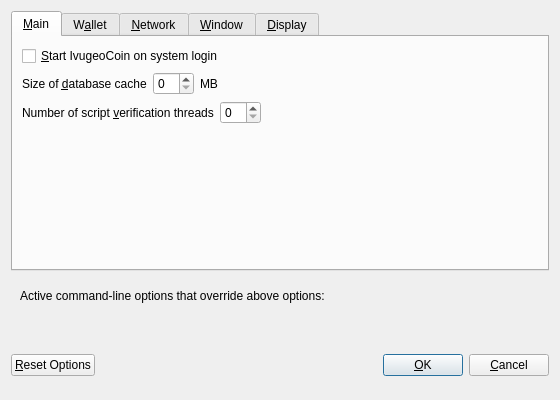
<?xml version="1.0" encoding="UTF-8"?>
<ui version="4.0">
 <class>OptionsDialog</class>
 <widget class="QDialog" name="OptionsDialog">
  <property name="geometry">
   <rect>
    <x>0</x>
    <y>0</y>
    <width>560</width>
    <height>400</height>
   </rect>
  </property>
  <property name="windowTitle">
   <string>Options</string>
  </property>
  <property name="modal">
   <bool>true</bool>
  </property>
  <layout class="QVBoxLayout" name="verticalLayout">
   <item>
    <widget class="QTabWidget" name="tabWidget">
     <property name="currentIndex">
      <number>0</number>
     </property>
     <widget class="QWidget" name="tabMain">
      <attribute name="title">
       <string>&amp;Main</string>
      </attribute>
      <layout class="QVBoxLayout" name="verticalLayout_Main">
       <item>
        <widget class="QCheckBox" name="bitcoinAtStartup">
         <property name="toolTip">
          <string>Automatically start IvugeoCoin after logging in to the system.</string>
         </property>
         <property name="text">
          <string>&amp;Start IvugeoCoin on system login</string>
         </property>
        </widget>
       </item>
       <item>
        <layout class="QHBoxLayout" name="horizontalLayout_2_Main">
         <item>
          <widget class="QLabel" name="databaseCacheLabel">
           <property name="text">
            <string>Size of &amp;database cache</string>
           </property>
           <property name="textFormat">
            <enum>Qt::PlainText</enum>
           </property>
           <property name="buddy">
            <cstring>databaseCache</cstring>
           </property>
          </widget>
         </item>
         <item>
          <widget class="QSpinBox" name="databaseCache"/>
         </item>
         <item>
          <widget class="QLabel" name="databaseCacheUnitLabel">
           <property name="text">
            <string>MB</string>
           </property>
           <property name="textFormat">
            <enum>Qt::PlainText</enum>
           </property>
          </widget>
         </item>
         <item>
          <spacer name="horizontalSpacer_2_Main">
           <property name="orientation">
            <enum>Qt::Horizontal</enum>
           </property>
           <property name="sizeHint" stdset="0">
            <size>
             <width>40</width>
             <height>20</height>
            </size>
           </property>
          </spacer>
         </item>
        </layout>
       </item>
       <item>
        <layout class="QHBoxLayout" name="horizontalLayout_3_Main">
         <item>
          <widget class="QLabel" name="threadsScriptVerifLabel">
           <property name="text">
            <string>Number of script &amp;verification threads</string>
           </property>
           <property name="textFormat">
            <enum>Qt::PlainText</enum>
           </property>
           <property name="buddy">
            <cstring>threadsScriptVerif</cstring>
           </property>
          </widget>
         </item>
         <item>
          <widget class="QSpinBox" name="threadsScriptVerif">
           <property name="toolTip">
            <string>(0 = auto, &lt;0 = leave that many cores free)</string>
           </property>
          </widget>
         </item>
         <item>
          <spacer name="horizontalSpacer_3_Main">
           <property name="orientation">
            <enum>Qt::Horizontal</enum>
           </property>
           <property name="sizeHint" stdset="0">
            <size>
             <width>40</width>
             <height>20</height>
            </size>
           </property>
          </spacer>
         </item>
        </layout>
       </item>
       <item>
        <spacer name="verticalSpacer_Main">
         <property name="orientation">
          <enum>Qt::Vertical</enum>
         </property>
         <property name="sizeHint" stdset="0">
          <size>
           <width>20</width>
           <height>40</height>
          </size>
         </property>
        </spacer>
       </item>
      </layout>
     </widget>
     <widget class="QWidget" name="tabWallet">
      <attribute name="title">
       <string>W&amp;allet</string>
      </attribute>
      <layout class="QVBoxLayout" name="verticalLayout_Wallet">
       <item>
        <widget class="QGroupBox" name="groupBox">
         <property name="title">
          <string>Expert</string>
         </property>
         <layout class="QVBoxLayout" name="verticalLayout_2">
          <item>
           <widget class="QCheckBox" name="coinControlFeatures">
            <property name="toolTip">
             <string>Whether to show coin control features or not.</string>
            </property>
            <property name="text">
             <string>Enable coin &amp;control features</string>
            </property>
           </widget>
          </item>
          <item>
           <widget class="QCheckBox" name="spendZeroConfChange">
            <property name="toolTip">
             <string>If you disable the spending of unconfirmed change, the change from a transaction cannot be used until that transaction has at least one confirmation. This also affects how your balance is computed.</string>
            </property>
            <property name="text">
             <string>&amp;Spend unconfirmed change</string>
            </property>
           </widget>
          </item>
         </layout>
        </widget>
       </item>
       <item>
        <spacer name="verticalSpacer_Wallet">
         <property name="orientation">
          <enum>Qt::Vertical</enum>
         </property>
         <property name="sizeHint" stdset="0">
          <size>
           <width>20</width>
           <height>40</height>
          </size>
         </property>
        </spacer>
       </item>
      </layout>
     </widget>
     <widget class="QWidget" name="tabNetwork">
      <attribute name="title">
       <string>&amp;Network</string>
      </attribute>
      <layout class="QVBoxLayout" name="verticalLayout_Network">
       <item>
        <widget class="QCheckBox" name="mapPortUpnp">
         <property name="toolTip">
          <string>Automatically open the IvugeoCoin client port on the router. This only works when your router supports UPnP and it is enabled.</string>
         </property>
         <property name="text">
          <string>Map port using &amp;UPnP</string>
         </property>
        </widget>
       </item>
       <item>
        <widget class="QCheckBox" name="allowIncoming">
         <property name="toolTip">
          <string>Accept connections from outside</string>
         </property>
         <property name="text">
          <string>Allow incoming connections</string>
         </property>
        </widget>
       </item>
       <item>
        <widget class="QCheckBox" name="connectSocks">
         <property name="toolTip">
          <string>Connect to the IvugeoCoin network through a SOCKS5 proxy.</string>
         </property>
         <property name="text">
          <string>&amp;Connect through SOCKS5 proxy (default proxy):</string>
         </property>
        </widget>
       </item>
       <item>
        <layout class="QHBoxLayout" name="horizontalLayout_1_Network">
         <item>
          <widget class="QLabel" name="proxyIpLabel">
           <property name="text">
            <string>Proxy &amp;IP:</string>
           </property>
           <property name="textFormat">
            <enum>Qt::PlainText</enum>
           </property>
           <property name="buddy">
            <cstring>proxyIp</cstring>
           </property>
          </widget>
         </item>
         <item>
          <widget class="QValidatedLineEdit" name="proxyIp">
           <property name="minimumSize">
            <size>
             <width>140</width>
             <height>0</height>
            </size>
           </property>
           <property name="maximumSize">
            <size>
             <width>140</width>
             <height>16777215</height>
            </size>
           </property>
           <property name="toolTip">
            <string>IP address of the proxy (e.g. IPv4: 127.0.0.1 / IPv6: ::1)</string>
           </property>
          </widget>
         </item>
         <item>
          <widget class="QLabel" name="proxyPortLabel">
           <property name="text">
            <string>&amp;Port:</string>
           </property>
           <property name="textFormat">
            <enum>Qt::PlainText</enum>
           </property>
           <property name="buddy">
            <cstring>proxyPort</cstring>
           </property>
          </widget>
         </item>
         <item>
          <widget class="QLineEdit" name="proxyPort">
           <property name="minimumSize">
            <size>
             <width>55</width>
             <height>0</height>
            </size>
           </property>
           <property name="maximumSize">
            <size>
             <width>55</width>
             <height>16777215</height>
            </size>
           </property>
           <property name="toolTip">
            <string>Port of the proxy (e.g. 9050)</string>
           </property>
          </widget>
         </item>
         <item>
          <spacer name="horizontalSpacer_1_Network">
           <property name="orientation">
            <enum>Qt::Horizontal</enum>
           </property>
           <property name="sizeHint" stdset="0">
            <size>
             <width>40</width>
             <height>20</height>
            </size>
           </property>
          </spacer>
         </item>
        </layout>
       </item>
       <item>
        <spacer name="verticalSpacer_Network">
         <property name="orientation">
          <enum>Qt::Vertical</enum>
         </property>
         <property name="sizeHint" stdset="0">
          <size>
           <width>20</width>
           <height>40</height>
          </size>
         </property>
        </spacer>
       </item>
      </layout>
     </widget>
     <widget class="QWidget" name="tabWindow">
      <attribute name="title">
       <string>&amp;Window</string>
      </attribute>
      <layout class="QVBoxLayout" name="verticalLayout_Window">
       <item>
        <widget class="QCheckBox" name="minimizeToTray">
         <property name="toolTip">
          <string>Show only a tray icon after minimizing the window.</string>
         </property>
         <property name="text">
          <string>&amp;Minimize to the tray instead of the taskbar</string>
         </property>
        </widget>
       </item>
       <item>
        <widget class="QCheckBox" name="minimizeOnClose">
         <property name="toolTip">
          <string>Minimize instead of exit the application when the window is closed. When this option is enabled, the application will be closed only after selecting Quit in the menu.</string>
         </property>
         <property name="text">
          <string>M&amp;inimize on close</string>
         </property>
        </widget>
       </item>
       <item>
        <spacer name="verticalSpacer_Window">
         <property name="orientation">
          <enum>Qt::Vertical</enum>
         </property>
         <property name="sizeHint" stdset="0">
          <size>
           <width>20</width>
           <height>40</height>
          </size>
         </property>
        </spacer>
       </item>
      </layout>
     </widget>
     <widget class="QWidget" name="tabDisplay">
      <attribute name="title">
       <string>&amp;Display</string>
      </attribute>
      <layout class="QVBoxLayout" name="verticalLayout_Display">
       <item>
        <layout class="QHBoxLayout" name="horizontalLayout_1_Display">
         <item>
          <widget class="QLabel" name="langLabel">
           <property name="text">
            <string>User Interface &amp;language:</string>
           </property>
           <property name="textFormat">
            <enum>Qt::PlainText</enum>
           </property>
           <property name="buddy">
            <cstring>lang</cstring>
           </property>
          </widget>
         </item>
         <item>
          <widget class="QValueComboBox" name="lang">
           <property name="toolTip">
            <string>The user interface language can be set here. This setting will take effect after restarting IvugeoCoin.</string>
           </property>
          </widget>
         </item>
        </layout>
       </item>
       <item>
        <layout class="QHBoxLayout" name="horizontalLayout_2_Display">
         <item>
          <widget class="QLabel" name="unitLabel">
           <property name="text">
            <string>&amp;Unit to show amounts in:</string>
           </property>
           <property name="textFormat">
            <enum>Qt::PlainText</enum>
           </property>
           <property name="buddy">
            <cstring>unit</cstring>
           </property>
          </widget>
         </item>
         <item>
          <widget class="QValueComboBox" name="unit">
           <property name="toolTip">
            <string>Choose the default subdivision unit to show in the interface and when sending coins.</string>
           </property>
          </widget>
         </item>
        </layout>
       </item>
       <item>
        <layout class="QHBoxLayout" name="horizontalLayout_3_Display">
         <item>
          <widget class="QLabel" name="thirdPartyTxUrlsLabel">
           <property name="toolTip">
            <string>Third party URLs (e.g. a block explorer) that appear in the transactions tab as context menu items. %s in the URL is replaced by transaction hash. Multiple URLs are separated by vertical bar |.</string>
           </property>
           <property name="text">
            <string>Third party transaction URLs</string>
           </property>
           <property name="buddy">
            <cstring>thirdPartyTxUrls</cstring>
           </property>
          </widget>
         </item>
         <item>
          <widget class="QLineEdit" name="thirdPartyTxUrls">
           <property name="toolTip">
            <string>Third party URLs (e.g. a block explorer) that appear in the transactions tab as context menu items. %s in the URL is replaced by transaction hash. Multiple URLs are separated by vertical bar |.</string>
           </property>
          </widget>
         </item>
        </layout>
       </item>
       <item>
        <spacer name="verticalSpacer_Display">
         <property name="orientation">
          <enum>Qt::Vertical</enum>
         </property>
         <property name="sizeHint" stdset="0">
          <size>
           <width>20</width>
           <height>40</height>
          </size>
         </property>
        </spacer>
       </item>
      </layout>
     </widget>
    </widget>
   </item>
   <item>
    <widget class="QFrame" name="frame">
     <layout class="QVBoxLayout" name="verticalLayout_Bottom">
      <item>
       <layout class="QHBoxLayout" name="horizontalLayout_Bottom">
        <item>
         <widget class="QLabel" name="overriddenByCommandLineInfoLabel">
          <property name="text">
           <string>Active command-line options that override above options:</string>
          </property>
          <property name="textFormat">
           <enum>Qt::PlainText</enum>
          </property>
         </widget>
        </item>
        <item>
         <spacer name="horizontalSpacer_Bottom">
          <property name="orientation">
           <enum>Qt::Horizontal</enum>
          </property>
          <property name="sizeHint" stdset="0">
           <size>
            <width>40</width>
            <height>20</height>
           </size>
          </property>
         </spacer>
        </item>
       </layout>
      </item>
      <item>
       <widget class="QLabel" name="overriddenByCommandLineLabel">
        <property name="text">
         <string/>
        </property>
        <property name="textFormat">
         <enum>Qt::PlainText</enum>
        </property>
        <property name="wordWrap">
         <bool>true</bool>
        </property>
       </widget>
      </item>
     </layout>
    </widget>
   </item>
   <item>
    <layout class="QHBoxLayout" name="horizontalLayout_Buttons">
     <item>
      <widget class="QPushButton" name="resetButton">
       <property name="toolTip">
        <string>Reset all client options to default.</string>
       </property>
       <property name="text">
        <string>&amp;Reset Options</string>
       </property>
       <property name="autoDefault">
        <bool>false</bool>
       </property>
      </widget>
     </item>
     <item>
      <spacer name="horizontalSpacer_1">
       <property name="orientation">
        <enum>Qt::Horizontal</enum>
       </property>
       <property name="sizeHint" stdset="0">
        <size>
         <width>40</width>
         <height>48</height>
        </size>
       </property>
      </spacer>
     </item>
     <item>
      <widget class="QLabel" name="statusLabel">
       <property name="minimumSize">
        <size>
         <width>200</width>
         <height>0</height>
        </size>
       </property>
       <property name="font">
        <font>
         <weight>75</weight>
         <bold>true</bold>
        </font>
       </property>
       <property name="text">
        <string/>
       </property>
       <property name="textFormat">
        <enum>Qt::PlainText</enum>
       </property>
       <property name="wordWrap">
        <bool>true</bool>
       </property>
      </widget>
     </item>
     <item>
      <spacer name="horizontalSpacer_2">
       <property name="orientation">
        <enum>Qt::Horizontal</enum>
       </property>
       <property name="sizeHint" stdset="0">
        <size>
         <width>40</width>
         <height>48</height>
        </size>
       </property>
      </spacer>
     </item>
     <item>
      <widget class="QPushButton" name="okButton">
       <property name="text">
        <string>&amp;OK</string>
       </property>
       <property name="autoDefault">
        <bool>false</bool>
       </property>
       <property name="default">
        <bool>true</bool>
       </property>
      </widget>
     </item>
     <item>
      <widget class="QPushButton" name="cancelButton">
       <property name="text">
        <string>&amp;Cancel</string>
       </property>
       <property name="autoDefault">
        <bool>false</bool>
       </property>
      </widget>
     </item>
    </layout>
   </item>
  </layout>
 </widget>
 <customwidgets>
  <customwidget>
   <class>QValidatedLineEdit</class>
   <extends>QLineEdit</extends>
   <header>qvalidatedlineedit.h</header>
  </customwidget>
  <customwidget>
   <class>QValueComboBox</class>
   <extends>QComboBox</extends>
   <header>qvaluecombobox.h</header>
  </customwidget>
 </customwidgets>
 <resources/>
 <connections/>
</ui>
